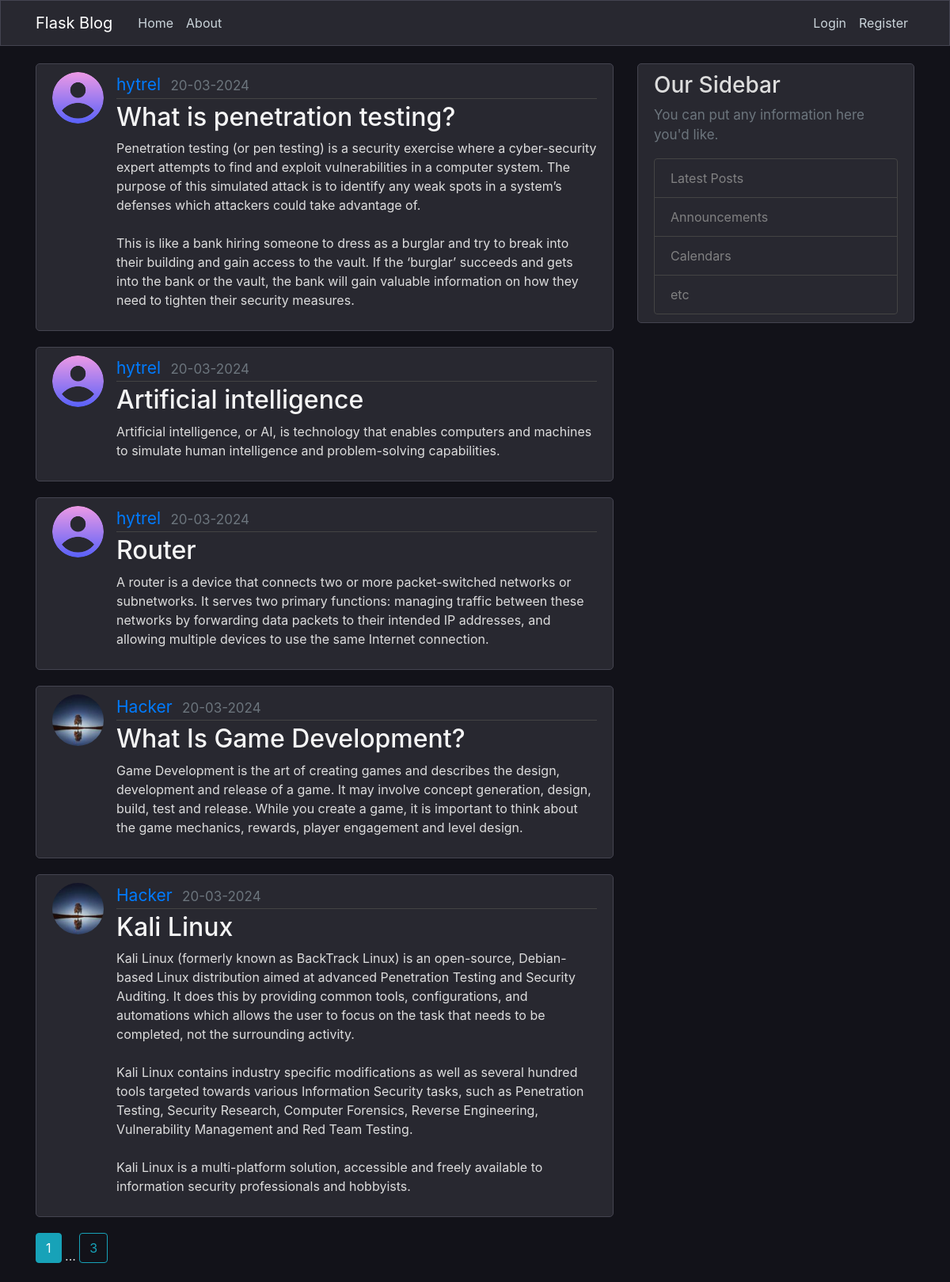
The page /home on the database its author committed.
### Flask/flaskblog/models.py (models this page shows, shortened)
class Post(db.Model):
    id = db.Column(db.Integer, primary_key=True)
    title = db.Column(db.String(100), nullable=False)
    date_posted = db.Column(db.DateTime, nullable=False, default=datetime.utcnow)
    content = db.Column(db.Text, nullable=False)
    user_id = db.Column(db.Integer, db.ForeignKey('user.id'), nullable=False)

class User(db.Model, UserMixin):
    id = db.Column(db.Integer, primary_key=True)
    username = db.Column(db.String(20), unique=True, nullable=False)
    email = db.Column(db.String(120), unique=True, nullable=False)
    image_file = db.Column(db.String(20), nullable=False, default='default.jpg')
    password = db.Column(db.String(60), nullable=False)
    posts = db.relationship('Post', backref='author', lazy=True)

### Flask/flaskblog/routes.py (the view)
@main_routes.route("/")
@main_routes.route("/home")
def home():
    page = request.args.get('page', 1, type=int)
    posts = Post.query.order_by(Post.date_posted.desc()).paginate(page=page, per_page=5)
    return render_template('home.html', posts=posts)

### Flask/flaskblog/templates/home.html
{% extends "layout.html" %}
{% block content %}
    {% for post in posts.items %}
        <article class="media content-section">
          <img class="rounded-circle article-img" src="{{ url_for('static', filename='profile_pics/' + post.author.image_file) }}">
          <div class="media-body">
            <div class="article-metadata">
              <a class="mr-2 home" href="{{ url_for('main_routes.user_post', username=post.author.username) }}">{{ post.author.username }}</a>
              <small class="text-muted">{{ post.date_posted.strftime('%d-%m-%Y') }}</small>
            </div>
            <h2><a class="article-title" href="{{ url_for('main_routes.post', post_id=post.id) }}">{{ post.title }}</a></h2>
            <p class="article-content">{{ post.content }}</p>
          </div>
        </article>
    {% endfor %}
    {% for page_num in posts.iter_pages(left_edge=1, right_edge=1, left_current=1, right_current=1) %}
        {% if page_num %}
            {% if posts.page == page_num %}
                <a class="btn btn-info mb-4" href="{{ url_for('main_routes.home', page=page_num) }}">{{ page_num }}</a>
            {% else %}
                <a class="btn btn-outline-info mb-4" href="{{ url_for('main_routes.home', page=page_num) }}">{{ page_num }}</a>
            {% endif %}
        {% else %}
            ...
        {% endif %}
    {% endfor %}
{% endblock content %}

### Flask/flaskblog/templates/layout.html (shortened to what this page needs)
<!DOCTYPE html>
<html>
<head>
    <link rel="stylesheet" href="https://maxcdn.bootstrapcdn.com/bootstrap/4.0.0/css/bootstrap.min.css">
    <link rel="stylesheet" type="text/css" href="{{ url_for('static', filename='main.css') }}">
</head>
<body>
    <header class="site-header">
      <nav class="navbar navbar-expand-md navbar-dark bg-steel fixed-top">
        <div class="container">
          <a class="navbar-brand mr-4" href="/">Flask Blog</a>
          <div class="collapse navbar-collapse" id="navbarToggle">
            <div class="navbar-nav mr-auto">
              <a class="nav-item nav-link" href="{{ url_for('main_routes.home') }}">Home</a>
              <a class="nav-item nav-link" href="{{ url_for('main_routes.about') }}">About</a>
            </div>
            <div class="navbar-nav">
                {% if current_user.is_authenticated %}
                    <a class="nav-item nav-link" href="{{ url_for('main_routes.new_post') }}">New Post</a>
                    <a class="nav-item nav-link" href="{{ url_for('main_routes.account') }}">Account</a>
                    <a class="nav-item nav-link" href="{{ url_for('main_routes.logout') }}">Logout</a>
                {% else %}
                    <a class="nav-item nav-link" href="{{ url_for('main_routes.login') }}">Login</a>
                    <a class="nav-item nav-link" href="{{ url_for('main_routes.register') }}">Register</a>
                {% endif %}
            </div>
          </div>
        </div>
      </nav>
    </header>
    <main role="main" class="container">
      <div class="row">
        <div class="col-md-8">
          {% block content %}{% endblock %}
        </div>
        <div class="col-md-4">
          <div class="content-section">
            <h3>Our Sidebar</h3>
            <p class='text-muted'>You can put any information here you'd like.
              <ul class="list-group">
                <li class="list-group-item list-group-item-light">Latest Posts</li>
                <li class="list-group-item list-group-item-light">Announcements</li>
                <li class="list-group-item list-group-item-light">Calendars</li>
                <li class="list-group-item list-group-item-light">etc</li>
              </ul>
          </div>
        </div>
      </div>
    </main>
</body>
</html>

### Flask/flaskblog/static/main.css (style rules this page uses)
body { background: #121219; color: #dddddd; margin-top: 5rem; }
h1, h2, h3, h4, h5, h6 { color: #DDDDDD; }
.bg-steel { background-color: #282830; border: 1px solid #444450; }
.site-header .navbar-nav .nav-link { color: #cbd5db; }
.content-section { background: #282830; padding: 10px 20px; border: 1px solid #282830; border-radius: 5px; margin-bottom: 20px; }
.list-group li { background: #282830; border: 1px solid #444444; }
.article-title { color: #F5F5F5; }
.article-content { white-space: pre-line; }
.article-img { height: 65px; width: 65px; margin-right: 16px; }
.article-metadata { padding-bottom: 1px; margin-bottom: 4px; border-bottom: 1px solid #444444; }
.text-muted { font-size:17px; }
.content-section { border: 1px solid #444450; }
.home { font-size: 21px; }

### rows shown on the page
Post: image_file (placeholder picture), author.username "hytrel", date_posted "20-03-2024", title "What is penetration testing?", content "Penetration testing (or pen testing) is a security exercise where a cyber-security expert attempts to find and exploit vulnerabilities in a computer system. The purpose of this simulated attack is to identify any weak spots in a system’s defenses which attackers could take advantage of. This is like a bank hiring someone to dress as a burglar and try to break into their building and gain access to the vault. If the ‘burglar’ succeeds and gets into the bank or the vault, the bank will gain valuable information on how they need to tighten their security measures."
Post: image_file (placeholder picture), author.username "hytrel", date_posted "20-03-2024", title "Artificial intelligence", content "Artificial intelligence, or AI, is technology that enables computers and machines to simulate human intelligence and problem-solving capabilities."
Post: image_file (placeholder picture), author.username "hytrel", date_posted "20-03-2024", title "Router", content "A router is a device that connects two or more packet-switched networks or subnetworks. It serves two primary functions: managing traffic between these networks by forwarding data packets to their intended IP addresses, and allowing multiple devices to use the same Internet connection."
Post: image_file (picture), author.username "Hacker", date_posted "20-03-2024", title "What Is Game Development?", content "Game Development is the art of creating games and describes the design, development and release of a game. It may involve concept generation, design, build, test and release. While you create a game, it is important to think about the game mechanics, rewards, player engagement and level design."
Post: image_file (picture), author.username "Hacker", date_posted "20-03-2024", title "Kali Linux", content "Kali Linux (formerly known as BackTrack Linux) is an open-source, Debian-based Linux distribution aimed at advanced Penetration Testing and Security Auditing. It does this by providing common tools, configurations, and automations which allows the user to focus on the task that needs to be completed, not the surrounding activity. Kali Linux contains industry specific modifications as well as several hundred tools targeted towards various Information Security tasks, such as Penetration Testing, Security Research, Computer Forensics, Reverse Engineering, Vulnerability Management and Red Team Testing. Kali Linux is a multi-platform solution, accessible and freely available to information…"

### other values the page prints
{{ page_num }} "1"
{{ page_num }} "3"
